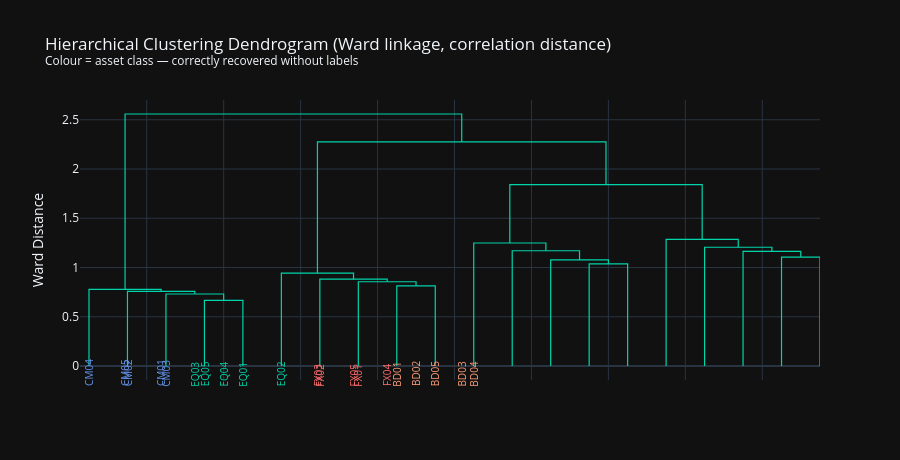

Write notebook code for a chart like this one.
### Markdown cell above
---
## Part 3 | Clustering & The Curse of Dimensionality

Clustering uses the **correlation distance** $d_{ij} = \sqrt{2(1-\rho_{ij})}$ to group assets by risk DNA:

- **HCA** (Ward linkage): bottom-up agglomerative, no need to pre-specify K, visualised as a dendrogram.
- **K-Means**: minimise WCSS $= \sum_{k=1}^K \sum_{x \in S_k} \|x - \mu_k\|^2$; elbow method selects K.

**Curse of dimensionality**: covariance has $N(N+1)/2$ parameters. When $N \approx T$ the sample matrix becomes ill-conditioned and MV weights explode.

### Code cell
dist_mat  = np.sqrt(2 * (1 - corr.values))
condensed = spatial.distance.squareform(dist_mat, checks=False)
linkage   = cluster.hierarchy.linkage(condensed, method='ward')
dend      = cluster.hierarchy.dendrogram(linkage, labels=ASSETS, no_plot=True)

icoord = np.array(dend['icoord'])
dcoord = np.array(dend['dcoord'])
leaves = dend['ivl']

fig = go.Figure()
for xs, ys in zip(icoord, dcoord):
    fig.add_trace(go.Scatter(x=xs, y=ys, mode='lines',
                              line=dict(color='#00d4aa', width=1.2),
                              showlegend=False))

# Colour leaf labels by asset class
all_xs = sorted(set(icoord[:,0].tolist() + icoord[:,2].tolist()))
for x, lbl in zip(all_xs[:N], leaves):
    cls = asset_class[lbl]
    fig.add_annotation(x=x, y=-0.03, text=lbl, textangle=-90, showarrow=False,
                        yref='paper', font=dict(color=CLASS_COLORS[cls], size=10))

fig.update_layout(
    title='Hierarchical Clustering Dendrogram (Ward linkage, correlation distance)<br>'
          '<sup>Colour = asset class — correctly recovered without labels</sup>',
    xaxis=dict(showticklabels=False), yaxis_title='Ward Distance',
    template='plotly_dark', height=460
)
fig.show()

### Figure 1 — Plotly figure (JSON) as saved in the notebook; plotly's stock layout.template omitted (floating-point values rounded to 4 significant figures)
{"data": [{"line": {"color": "#00d4aa", "width": 1.2}, "mode": "lines", "showlegend": false, "type": "scatter", "x": [35, 35, 45, 45], "y": [0, 0.6663, 0.6663, 0]}, {"line": {"color": "#00d4aa", "width": 1.2}, "mode": "lines", "showlegend": false, "type": "scatter", "x": [25, 25, 40, 40], "y": [0, 0.731, 0.731, 0.6663]}, {"line": {"color": "#00d4aa", "width": 1.2}, "mode": "lines", "showlegend": false, "type": "scatter", "x": [15, 15, 32.5, 32.5], "y": [0, 0.7584, 0.7584, 0.731]}, {"line": {"color": "#00d4aa", "width": 1.2}, "mode": "lines", "showlegend": false, "type": "scatter", "x": [5, 5, 23.75, 23.75], "y": [0, 0.7788, 0.7788, 0.7584]}, {"line": {"color": "#00d4aa", "width": 1.2}, "mode": "lines", "showlegend": false, "type": "scatter", "x": [85, 85, 95, 95], "y": [0, 0.8138, 0.8138, 0]}, {"line": {"color": "#00d4aa", "width": 1.2}, "mode": "lines", "showlegend": false, "type": "scatter", "x": [75, 75, 90, 90], "y": [0, 0.8556, 0.8556, 0.8138]}, {"line": {"color": "#00d4aa", "width": 1.2}, "mode": "lines", "showlegend": false, "type": "scatter", "x": [65, 65, 82.5, 82.5], "y": [0, 0.8811, 0.8811, 0.8556]}, {"line": {"color": "#00d4aa", "width": 1.2}, "mode": "lines", "showlegend": false, "type": "scatter", "x": [55, 55, 73.75, 73.75], "y": [0, 0.9426, 0.9426, 0.8811]}, {"line": {"color": "#00d4aa", "width": 1.2}, "mode": "lines", "showlegend": false, "type": "scatter", "x": [135, 135, 145, 145], "y": [0, 1.036, 1.036, 0]}, {"line": {"color": "#00d4aa", "width": 1.2}, "mode": "lines", "showlegend": false, "type": "scatter", "x": [125, 125, 140, 140], "y": [0, 1.077, 1.077, 1.036]}, {"line": {"color": "#00d4aa", "width": 1.2}, "mode": "lines", "showlegend": false, "type": "scatter", "x": [115, 115, 132.5, 132.5], "y": [0, 1.17, 1.17, 1.077]}, {"line": {"color": "#00d4aa", "width": 1.2}, "mode": "lines", "showlegend": false, "type": "scatter", "x": [105, 105, 123.8, 123.8], "y": [0, 1.249, 1.249, 1.17]}, {"line": {"color": "#00d4aa", "width": 1.2}, "mode": "lines", "showlegend": false, "type": "scatter", "x": [185, 185, 195, 195], "y": [0, 1.105, 1.105, 0]}, {"line": {"color": "#00d4aa", "width": 1.2}, "mode": "lines", "showlegend": false, "type": "scatter", "x": [175, 175, 190, 190], "y": [0, 1.165, 1.165, 1.105]}, {"line": {"color": "#00d4aa", "width": 1.2}, "mode": "lines", "showlegend": false, "type": "scatter", "x": [165, 165, 182.5, 182.5], "y": [0, 1.206, 1.206, 1.165]}, {"line": {"color": "#00d4aa", "width": 1.2}, "mode": "lines", "showlegend": false, "type": "scatter", "x": [155, 155, 173.8, 173.8], "y": [0, 1.285, 1.285, 1.206]}, {"line": {"color": "#00d4aa", "width": 1.2}, "mode": "lines", "showlegend": false, "type": "scatter", "x": [114.4, 114.4, 164.4, 164.4], "y": [1.249, 1.842, 1.842, 1.285]}, {"line": {"color": "#00d4aa", "width": 1.2}, "mode": "lines", "showlegend": false, "type": "scatter", "x": [64.38, 64.38, 139.4, 139.4], "y": [0.9426, 2.275, 2.275, 1.842]}, {"line": {"color": "#00d4aa", "width": 1.2}, "mode": "lines", "showlegend": false, "type": "scatter", "x": [14.38, 14.38, 101.9, 101.9], "y": [0.7788, 2.558, 2.558, 2.275]}], "layout": {"annotations": [{"font": {"color": "cornflowerblue", "size": 10}, "showarrow": false, "text": "CM04", "textangle": -90, "x": 5, "y": -0.03, "yref": "paper"}, {"font": {"color": "cornflowerblue", "size": 10}, "showarrow": false, "text": "CM05", "textangle": -90, "x": 14.38, "y": -0.03, "yref": "paper"}, {"font": {"color": "cornflowerblue", "size": 10}, "showarrow": false, "text": "CM02", "textangle": -90, "x": 15, "y": -0.03, "yref": "paper"}, {"font": {"color": "cornflowerblue", "size": 10}, "showarrow": false, "text": "CM01", "textangle": -90, "x": 23.75, "y": -0.03, "yref": "paper"}, {"font": {"color": "cornflowerblue", "size": 10}, "showarrow": false, "text": "CM03", "textangle": -90, "x": 25, "y": -0.03, "yref": "paper"}, {"font": {"color": "#00d4aa", "size": 10}, "showarrow": false, "text": "EQ03", "textangle": -90, "x": 32.5, "y": -0.03, "yref": "paper"}, {"font": {"color": "#00d4aa", "size": 10}, "showarrow": false, "text": "EQ05", "textangle": -90, "x": 35, "y": -0.03, "yref": "paper"}, {"font": {"color": "#00d4aa", "size": 10}, "showarrow": false, "text": "EQ04", "textangle": -90, "x": 40, "y": -0.03, "yref": "paper"}, {"font": {"color": "#00d4aa", "size": 10}, "showarrow": false, "text": "EQ01", "textangle": -90, "x": 45, "y": -0.03, "yref": "paper"}, {"font": {"color": "#00d4aa", "size": 10}, "showarrow": false, "text": "EQ02", "textangle": -90, "x": 55, "y": -0.03, "yref": "paper"}, {"font": {"color": "#ff6b6b", "size": 10}, "showarrow": false, "text": "FX03", "textangle": -90, "x": 64.38, "y": -0.03, "yref": "paper"}, {"font": {"color": "#ff6b6b", "size": 10}, "showarrow": false, "text": "FX02", "textangle": -90, "x": 65, "y": -0.03, "yref": "paper"}, {"font": {"color": "#ff6b6b", "size": 10}, "showarrow": false, "text": "FX05", "textangle": -90, "x": 73.75, "y": -0.03, "yref": "paper"}, {"font": {"color": "#ff6b6b", "size": 10}, "showarrow": false, "text": "FX01", "textangle": -90, "x": 75, "y": -0.03, "yref": "paper"}, {"font": {"color": "#ff6b6b", "size": 10}, "showarrow": false, "text": "FX04", "textangle": -90, "x": 82.5, "y": -0.03, "yref": "paper"}, {"font": {"color": "lightsalmon", "size": 10}, "showarrow": false, "text": "BD01", "textangle": -90, "x": 85, "y": -0.03, "yref": "paper"}, {"font": {"color": "lightsalmon", "size": 10}, "showarrow": false, "text": "BD02", "textangle": -90, "x": 90, "y": -0.03, "yref": "paper"}, {"font": {"color": "lightsalmon", "size": 10}, "showarrow": false, "text": "BD05", "textangle": -90, "x": 95, "y": -0.03, "yref": "paper"}, {"font": {"color": "lightsalmon", "size": 10}, "showarrow": false, "text": "BD03", "textangle": -90, "x": 101.9, "y": -0.03, "yref": "paper"}, {"font": {"color": "lightsalmon", "size": 10}, "showarrow": false, "text": "BD04", "textangle": -90, "x": 105, "y": -0.03, "yref": "paper"}], "height": 460, "title": {"text": "Hierarchical Clustering Dendrogram (Ward linkage, correlation distance)<br><sup>Colour = asset class — correctly recovered without labels</sup>"}, "xaxis": {"showticklabels": false}, "yaxis": {"title": {"text": "Ward Distance"}}}}
